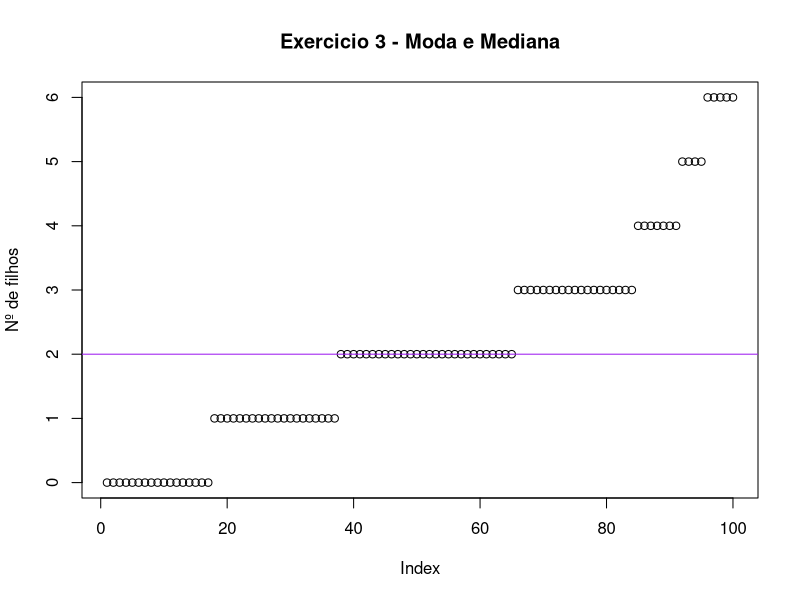

The R source for this figure:
library(readxl)
exercicio3 <- read_excel("dados/exercicio3.xls")

media <- mean(exercicio3$'N de filhos')
media

mediana <- median(exercicio3$'N de filhos')
mediana

moda = subset(table(exercicio3$'N de filhos'),table(exercicio3$'N de filhos')==max(table(exercicio3$'N de filhos')))
moda

plot(exercicio3$'N de filhos', main="Exercicio 3 - Moda e Mediana", ylab="Nº de filhos")
abline(moda, 0, col="blue")
abline(mediana, 0, col="purple")
dev.copy(device = jpeg, file = "graficos/exercicio3_grafico1.jpeg", width = 600, height = 500, res = 100)
dev.off()




